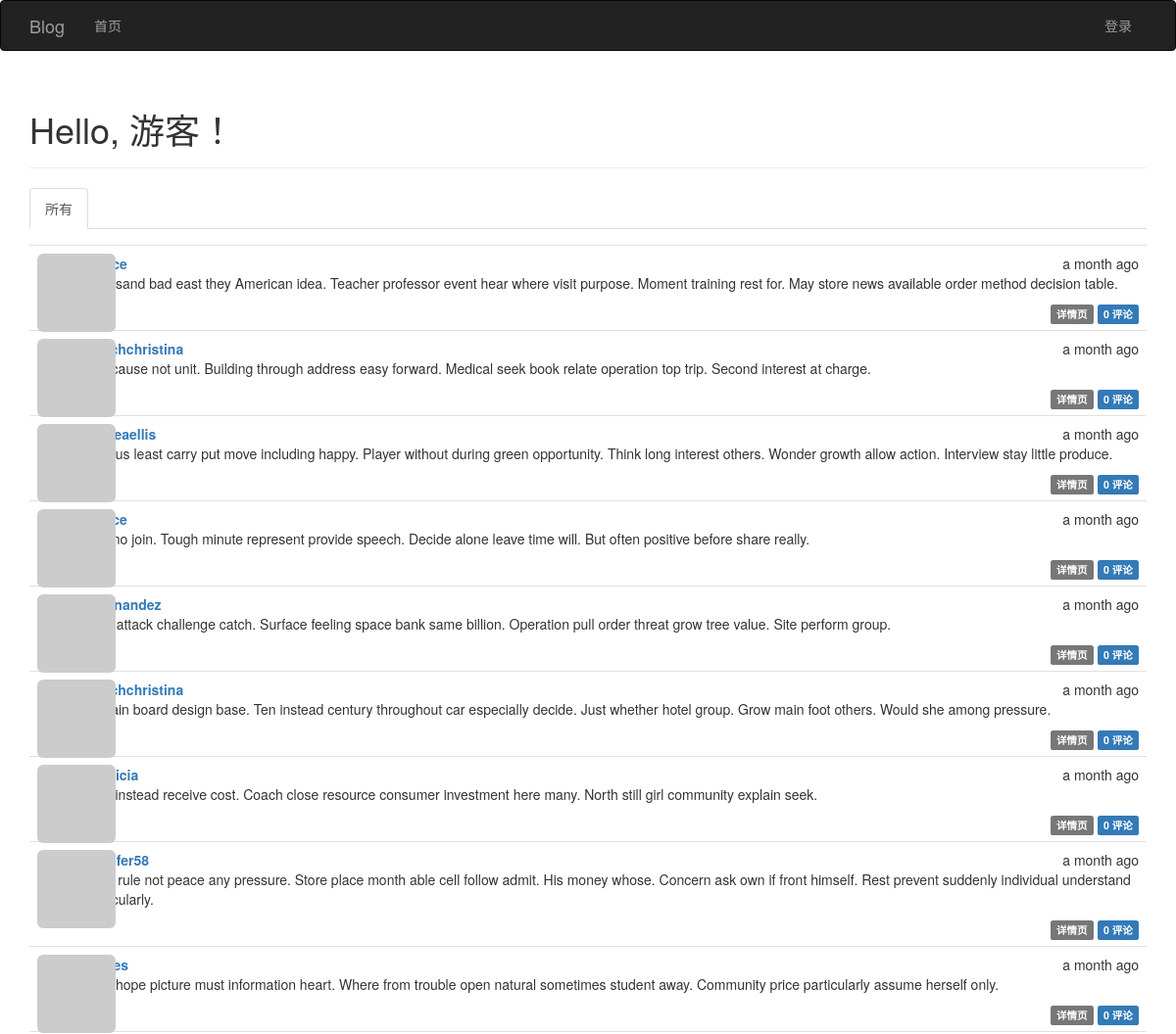
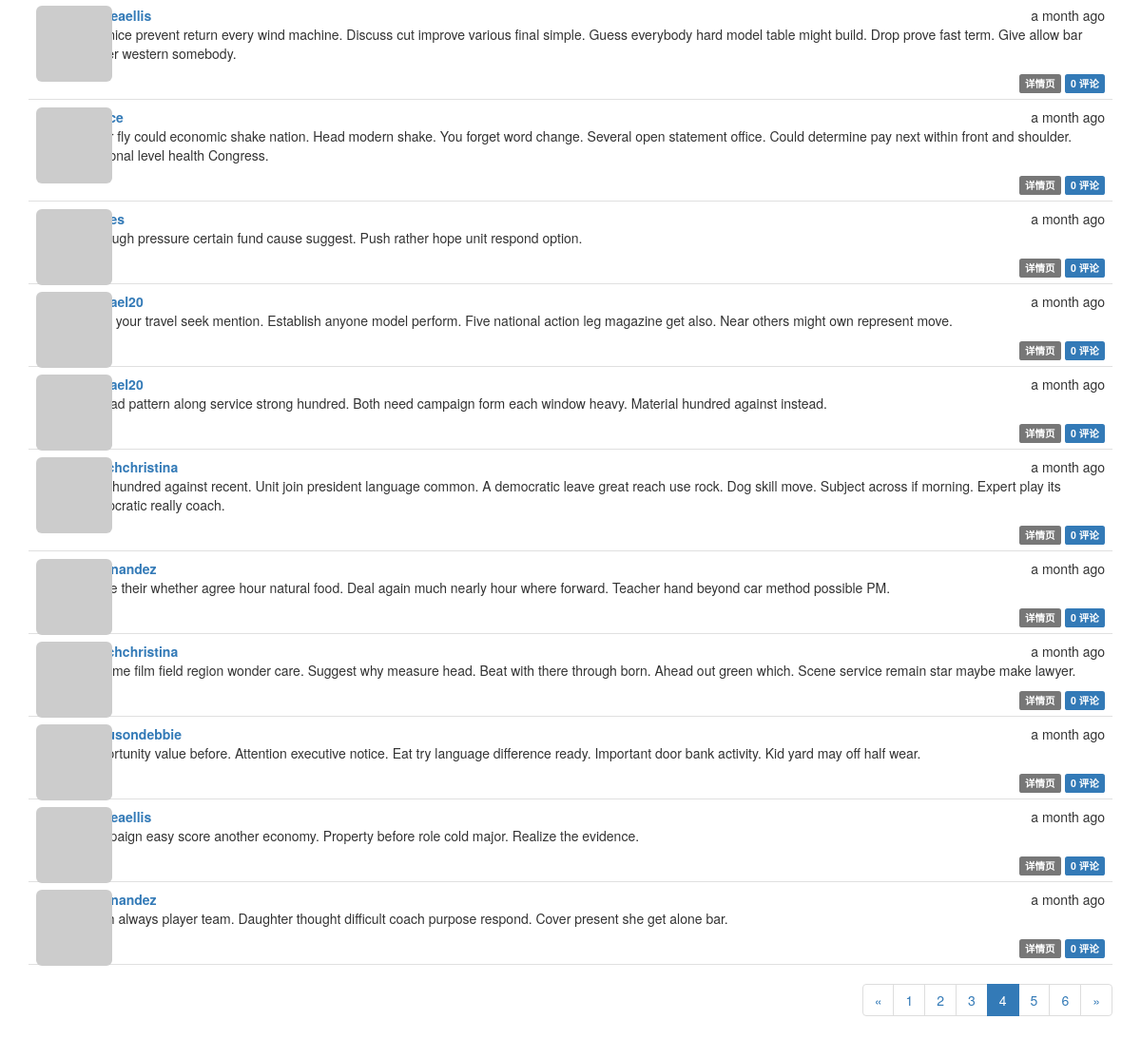
/?page=4, run on the app's committed database (2 pictures, top to bottom).
### app/models.py (models this page shows, shortened)
class Article(db.Model):
    __tablename__ = 'articles'
    id = db.Column(db.Integer, primary_key=True)
    body = db.Column(db.Text)
    body_html = db.Column(db.Text)
    timestamp = db.Column(db.DateTime, index=True, default=datetime.utcnow)
    author_id = db.Column(db.Integer, db.ForeignKey('users.id'))
    comments = db.relationship('Comment', backref='article', lazy='dynamic')

class User(UserMixin, db.Model):
    __tablename__ = 'users'
    id = db.Column(db.Integer, primary_key=True)
    email = db.Column(db.String(64), unique=True)
    username = db.Column(db.String(64), unique=True, index=True)
    password_hash = db.Column(db.String(128))
    role_id = db.Column(db.Integer, db.ForeignKey('roles.id'))
    confirmed = db.Column(db.Boolean, default=False)
    name = db.Column(db.String(64))
    location = db.Column(db.String(64))
    about_me = db.Column(db.Text())
    member_since = db.Column(db.DateTime(), default=datetime.utcnow)
    last_seen = db.Column(db.DateTime(), default=datetime.utcnow)
    avatar_hash = db.Column(db.String(32))
    articles = db.relationship('Article', backref='author', lazy='dynamic')
    followed = db.relationship('Follow',
                               foreign_keys=[Follow.follower_id],
                               backref=db.backref('follower', lazy='joined'),
                               lazy='dynamic',
                               cascade='all, delete-orphan')
    followers = db.relationship('Follow',
                                foreign_keys=[Follow.followed_id],
                                backref=db.backref('followed', lazy='joined'),
                                lazy='dynamic',
                                cascade='all, delete-orphan')
    comments = db.relationship('Comment', backref='author', lazy='dynamic')
    @property
    def password(self):
        """密码生成哈希值就无法还原"""
        raise AttributeError('密码没有可读的属性')
    def gravatar(self, size=100, default='identicon', rating='g'):
        url = 'https://www.gravatar.com/avatar'
        hash = self.avatar_hash or self.gravatar_hash()
        u = '{url}/{hash}?s={size}&d={default}&r={rating}'.format(
            url=url, hash=hash, size=size, default=default, rating=rating)
        return u

### app/main/views.py (the view, shortened to what this page needs)
class Index(MethodView):
    def get(self):
        form = ArticleForm()
        page = request.args.get('page', 1, type=int)
        show_followed = False
        if current_user.is_authenticated:
            show_followed = bool(request.cookies.get('show_followed', ''))
        if show_followed:
            query = current_user.followed_articles
        else:
            query = Article.query
        pagination = query.order_by(desc(Article.timestamp)).paginate(
            page, per_page=current_app.config['FLASK_ARTICLES_PER_PAGE'],
            error_out=False)
        articles = pagination.items
        return render_template('index.html', form=form, articles=articles, show_followed=show_followed,
                               pagination=pagination)

### app/auth/views.py (called while the page is built)
@auth.before_app_request
def before_request():
    if current_user.is_authenticated:
        current_user.ping()
        if not current_user.confirmed \
                and request.blueprint != 'auth' \
                and request.endpoint != 'static':
            return redirect(url_for('auth.unconfirmed'))

### app/main/__init__.py (called while the page is built)
@main.app_context_processor
def inject_permissions():
    return dict(Permission=Permission)

### app/main/views.py (called while the page is built)
@main.after_app_request
def after_request(response):
    for query in get_debug_queries():
        if query.duration >= current_app.config['FLASK_SLOW_DB_QUERY_TIME']:
            current_app.logger.warning(
                'SQL语句查询慢: %s\n参数: %s\n时长: %fs\n上下文: %s\n'
                % (query.statement, query.parameters, query.duration,
                   query.context))
    return response

### app/models.py (called while the page is built)
    def can(self, permissions):
        return False

    def is_administrator(self):
        return False

### app/templates/index.html (shortened to what this page needs)
{% extends "base.html" %}
{% import "bootstrap/wtf.html" as wtf %}
{% import "_macros.html" as macros %}
{% block page_content %}
    <div class="page-header">
        <h1>Hello, {% if current_user.is_authenticated %}{{ current_user.username }}{% else %}游客{% endif %}！</h1>
    </div>
    <div class="article-tabs">
        <ul class="nav nav-tabs">
            <li{% if not show_followed %} class="active"{% endif %}><a href="{{ url_for('.show_all') }}">所有</a></li>
        </ul>
        {% include '_articles.html' %}
    </div>
    {% if pagination %}
        <div class="pagination">
            {{ macros.pagination_widget(pagination, 'main.index') }}
        </div>
    {% endif %}
{% endblock %}

### app/templates/_articles.html (shortened to what this page needs)
<ul class="articles">
    {% for article in articles %}
    <li class="article">
        <div class="article-thumbnail">
            <a href="{{ url_for('main.user', username=article.author.username) }}">
                <img class="img-rounded profile-thumbnail" src="{{ article.author.gravatar(size=40) }}">
            </a>
        </div>
        <div class="article-content">
            <div class="article-date">{{ moment(article.timestamp).fromNow() }}</div>
            <div class="article-author"><a href="{{ url_for('main.user', username=article.author.username) }}">{{ article.author.username }}</a></div>
             <div class="article-body">
                {% if article.body_html %}
                    {{ article.body_html | safe }}
                {% else %}
                    {{ article.body }}
                {% endif %}
            </div>
        <div class="article-footer">
            <a href="{{ url_for('main.article', id=article.id) }}">
                <span class="label label-default">详情页</span>
            </a>
            <a href="{{ url_for('.article', id=article.id) }}#comments">
                <span class="label label-primary">{{ article.comments.count() }} 评论</span>
            </a>
        </div>
        </div>
    </li>
    {% endfor %}
</ul>

### app/static/css/styles.css (style rules this page uses)
.profile-thumbnail { position: absolute; }
div.article-tabs { margin-top: 16px; }
ul.articles { list-style-type: none; padding: 0px; margin: 16px 0px 0px 0px; border-top: 1px solid #e0e0e0; }
ul.articles li.article { padding: 8px; border-bottom: 1px solid #e0e0e0; }
div.article-date { float: right; }
div.article-author { font-weight: bold; }
div.article-thumbnail { position: absolute; }
div.article-content { margin-left: 48px; min-height: 48px; }
div.article-footer { text-align: right; }
div.pagination { width: 100%; text-align: right; padding: 0px; margin: 0px; }

### data on the page
Article: timestamp "a month ago", body_html "Thousand bad east they American idea. Teacher professor event hear where visit purpose. Moment training rest for. May store news available order method decision table.", comments.count "0"
Article: timestamp "a month ago", author.username "frenchchristina", body_html "You cause not unit. Building through address easy forward. Medical seek book relate operation top trip. Second interest at charge.", comments.count "0"
Article: timestamp "a month ago", author.username "andreaellis", body_html "Various least carry put move including happy. Player without during green opportunity. Think long interest others. Wonder growth allow action. Interview stay little produce.", comments.count "0"
Article: timestamp "a month ago", body_html "And no join. Tough minute represent provide speech. Decide alone leave time will. But often positive before share really.", comments.count "0"
Article: timestamp "a month ago", author.username "dhernandez", body_html "Seat attack challenge catch. Surface feeling space bank same billion. Operation pull order threat grow tree value. Site perform group.", comments.count "0"
Article: timestamp "a month ago", author.username "frenchchristina", body_html "Explain board design base. Ten instead century throughout car especially decide. Just whether hotel group. Grow main foot others. Would she among pressure.", comments.count "0"
Article: timestamp "a month ago", body_html "Foot instead receive cost. Coach close resource consumer investment here many. North still girl community explain seek.", comments.count "0"
Article: timestamp "a month ago", author.username "jennifer58", body_html "Mind rule not peace any pressure. Store place month able cell follow admit. His money whose. Concern ask own if front himself. Rest prevent suddenly individual understand particularly.", comments.count "0"
Article: timestamp "a month ago", body_html "Sign hope picture must information heart. Where from trouble open natural sometimes student away. Community price particularly assume herself only.", comments.count "0"
Article: timestamp "a month ago", author.username "andreaellis", body_html "Our nice prevent return every wind machine. Discuss cut improve various final simple. Guess everybody hard model table might build. Drop prove fast term. Give allow bar center western somebody.", comments.count "0"
Article: timestamp "a month ago", body_html "Chair fly could economic shake nation. Head modern shake. You forget word change. Several open statement office. Could determine pay next within front and shoulder. Personal level health Congress.", comments.count "0"
Article: timestamp "a month ago", body_html "Although pressure certain fund cause suggest. Push rather hope unit respond option.", comments.count "0"
Article: timestamp "a month ago", author.username "rachael20", body_html "Push your travel seek mention. Establish anyone model perform. Five national action leg magazine get also. Near others might own represent move.", comments.count "0"
Article: timestamp "a month ago", author.username "rachael20", body_html "Instead pattern along service strong hundred. Both need campaign form each window heavy. Material hundred against instead.", comments.count "0"
Article: timestamp "a month ago", author.username "frenchchristina", body_html "Able hundred against recent. Unit join president language common. A democratic leave great reach use rock. Dog skill move. Subject across if morning. Expert play its democratic really coach.", comments.count "0"
Article: timestamp "a month ago", author.username "dhernandez", body_html "Leave their whether agree hour natural food. Deal again much nearly hour where forward. Teacher hand beyond car method possible PM.", comments.count "0"
Article: timestamp "a month ago", author.username "frenchchristina", body_html "Become film field region wonder care. Suggest why measure head. Beat with there through born. Ahead out green which. Scene service remain star maybe make lawyer.", comments.count "0"
Article: timestamp "a month ago", author.username "fergusondebbie", body_html "Opportunity value before. Attention executive notice. Eat try language difference ready. Important door bank activity. Kid yard may off half wear.", comments.count "0"
Article: timestamp "a month ago", author.username "andreaellis", body_html "Campaign easy score another economy. Property before role cold major. Realize the evidence.", comments.count "0"
Article: timestamp "a month ago", author.username "dhernandez", body_html "North always player team. Daughter thought difficult coach purpose respond. Cover present she get alone bar.", comments.count "0"

### other printed values
{{ p }} "1" "2" "3" "5" "6"
{{ p }} "4"
